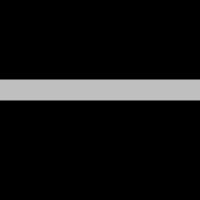
Frame 1 (no input)
Frame 60 (no input): identical to frame 1, image omitted
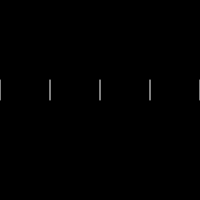
Frame 120 (the mouse pressed at the canvas centre since frame 60)

The p5.js sketch that drew these frames (run headless with seeded random() and noise() and a simulated clock; from frame 60 on, the mouse is pressed at the canvas centre):

// p5.js sketch
// ── sketch.js
var y = 80;			// vert location of each line
// also works with var x;		
var x = 0;			// hor location of first line
// also works with var spacing;
var spacing = 10;	// how far apart is each line
var len = 20;		// length of each line
var endLegs = 200;	// where should lines stop

function setup() {
	createCanvas(200, 200);
}

function draw() {
	background(0);
	stroke(255);

	x = 0;
	// initial version was spacing = mouseX/2
	// Space out the lines in some range between 1 and 100
	spacing = constrain(mouseX/2, 1, 100);

	while (x <= endLegs) {
		line(x, y, x, y + len);

		// if spacing were ever 0 or negative, 
		// this would be an infinite loop
		x += spacing;
	}


}
